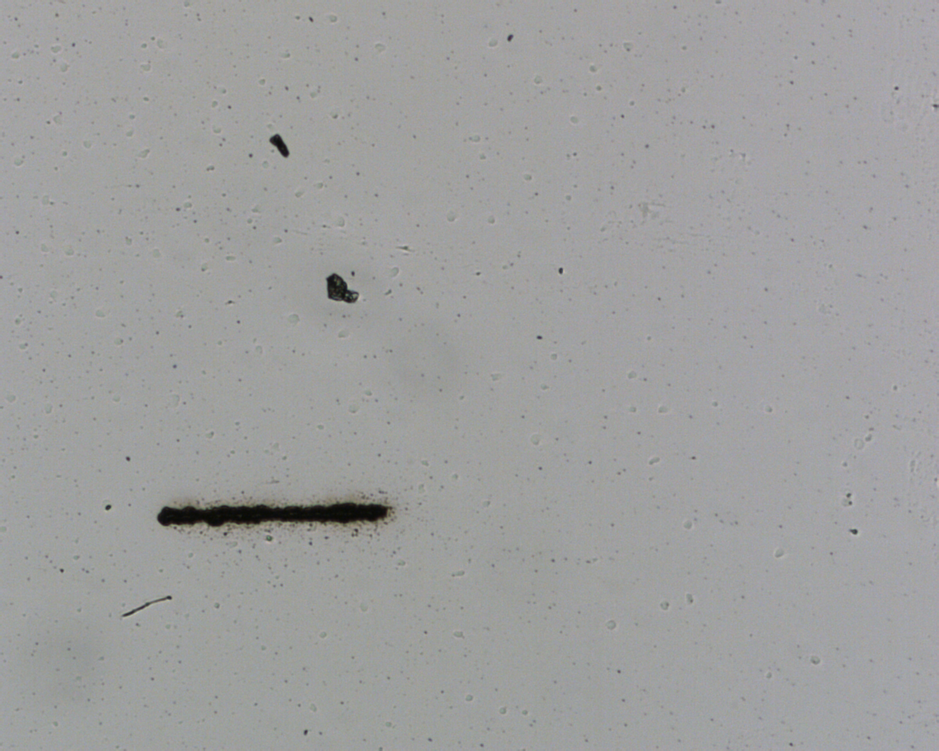
#> input picture test 总/test 向下4微米/laser_line_X20_Y4797_20260208_181138.png, 939 x 751 px, shrunk from 1280 x 1024 before the run; its folder holds only this picture in this run
$ python tes_batch.py
#> lines starting #> are read from the running program, lines starting #| are printed output that depends on the picture; after the words box and inside, x2 and y2 are one past the last pixel; in counts of white or black regions, pixels touching at a corner belong together; long printed decimals are rounded
import cv2
import numpy as np
import pandas as pd
import re
import os
from pathlib import Path

def measure_line_width(image_path, threshold_val=80):
    """
    测量激光烧蚀线宽

    Args:
        image_path: 图片路径
        threshold_val: 二值化阈值

    Returns:
        (avg_width_px, std_width_px) 或错误信息
    """
#> called with threshold_val = 80
    # 读取图像（支持中文路径）
    img = cv2.imdecode(np.fromfile(image_path, dtype=np.uint8), cv2.IMREAD_COLOR)
#> img is the input picture: shape (751, 939, 3); mean B, G, R 158.9, 159.3, 158.9
    if img is None:
        return None, None
    gray = cv2.cvtColor(img, cv2.COLOR_BGR2GRAY)

    # 二值化 (反转图像：让线变成白色 255，背景变成黑色 0)
    _, binary = cv2.threshold(gray, threshold_val, 255, cv2.THRESH_BINARY_INV)
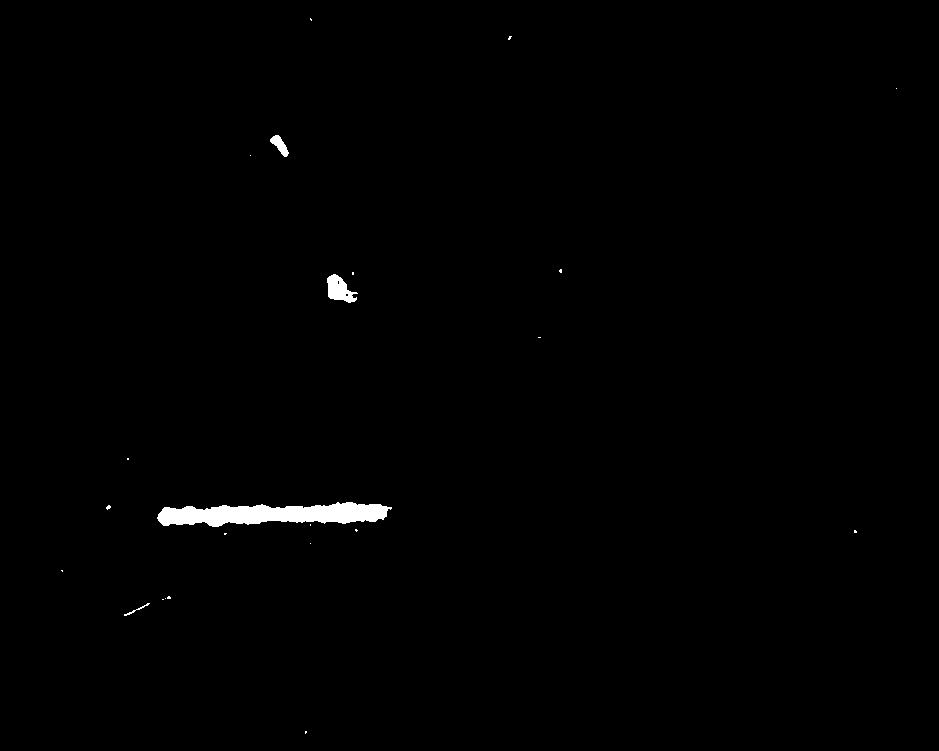
#> binary: shape (751, 939); 0.67% white; 23 white regions (19 under 20 px), largest, box (x1, y1, x2, y2) and area: (157, 502, 392, 527) 3843, (327, 274, 358, 303) 516, (270, 135, 289, 157) 198, (124, 603, 150, 616) 50

    # 去噪：形态学闭运算
    kernel = np.ones((3, 3), np.uint8)
    binary = cv2.morphologyEx(binary, cv2.MORPH_CLOSE, kernel)
#> binary: shape (751, 939); 0.67% white; 21 white regions (17 under 20 px), largest, box (x1, y1, x2, y2) and area: (157, 502, 392, 527) 3865, (327, 274, 358, 303) 524, (270, 135, 289, 157) 198, (124, 603, 150, 616) 50

    # 测量线宽：对每一列计算白色像素的数量
    widths = np.sum(binary == 255, axis=0)
#> widths = 939 values, max 45 at index 337, min 0 at index 0, mean 5.04

    # 过滤掉宽度为0的部分
    valid_widths = widths[widths > 0]
#> valid_widths = 282 values, max 45 at index 213, min 1 at index 0, mean 16.79

    if len(valid_widths) == 0:
        return None, None

    avg_width_px = np.mean(valid_widths)
#> avg_width_px = 16.79
    std_width_px = np.std(valid_widths)
#> std_width_px = 9.82

    return avg_width_px, std_width_px


def extract_x_velocity(filename):
    """
    从文件名中提取X方向速度

    Args:
        filename: 文件名，如 'laser_line_X26_Y4797_20260208_181215.png'

    Returns:
        X方向速度 (整数)，如 26；如果解析失败返回 None
    """
    # 使用正则表达式提取 X后的数字
    match = re.search(r'X(\d+)', filename)
    if match:
        return int(match.group(1))
    return None


def batch_process(folder_path, threshold_val=80, output_excel='results.xlsx'):
    """
    批量处理文件夹中的激光烧蚀图片

    Args:
        folder_path: 图片文件夹路径
        threshold_val: 二值化阈值
        output_excel: 输出Excel文件名
    """
    folder = Path(folder_path)
    if not folder.exists():
        print(f"错误：文件夹不存在: {folder_path}")
        return

    # 获取所有PNG文件
    png_files = list(folder.glob('*.png'))
    if len(png_files) == 0:
        print(f"警告：在 {folder_path} 中未找到PNG文件")
        return

    print(f"找到 {len(png_files)} 个PNG文件")

    # 存储结果
    results = []

    for idx, png_file in enumerate(png_files, 1):
        filename = png_file.name
        print(f"[{idx}/{len(png_files)}] 处理: {filename}")

        # 提取X方向速度
        x_velocity = extract_x_velocity(filename)

        # 测量线宽
        avg_width, std_width = measure_line_width(str(png_file), threshold_val)
#> avg_width = 16.79; std_width = 9.82

        if avg_width is not None:
            results.append({
                '文件名': filename,
                'X方向速度': x_velocity,
                '平均线宽(像素)': avg_width,
                '标准差(像素)': std_width
            })
            print(f"  -> X速度: {x_velocity}, 平均线宽: {avg_width:.2f}px, 标准差: {std_width:.2f}px")
#|   -> X速度: 20, 平均线宽: 16.79px, 标准差: 9.82px
        else:
            print(f"  -> 测量失败，可能需要调整阈值")

    # 保存到Excel
    if results:
        df = pd.DataFrame(results)
#> df = table of 1 rows and 4 columns
        output_path = folder / output_excel
        df.to_excel(output_path, index=False, engine='openpyxl')
        print(f"\n结果已保存到: {output_path}")
        print(f"\n统计摘要:")
        print(df.describe())
#|        X方向速度   平均线宽(像素)   标准差(像素)
#| count    1.0   1.000  1.000
#| mean    20.0  16.787  9.815
#| std      NaN        NaN       NaN
#| min     20.0  16.787  9.815
#| 25%     20.0  16.787  9.815
#| 50%     20.0  16.787  9.815
#| 75%     20.0  16.787  9.815
#| max     20.0  16.787  9.815
    else:
        print("\n警告：没有成功处理任何图片")


if __name__ == '__main__':
    # 设置参数
    FOLDER_PATH = 'd:/ccd/test 总/test 向下4微米'
    THRESHOLD_VAL = 80  # 根据实际情况调整
    OUTPUT_EXCEL = 'laser_line_width_results.xlsx'

    # 执行批量处理
    batch_process(FOLDER_PATH, THRESHOLD_VAL, OUTPUT_EXCEL)

$ run again, on test 总/test 向下4微米/laser_line_X32_Y4797_20260208_181248.png
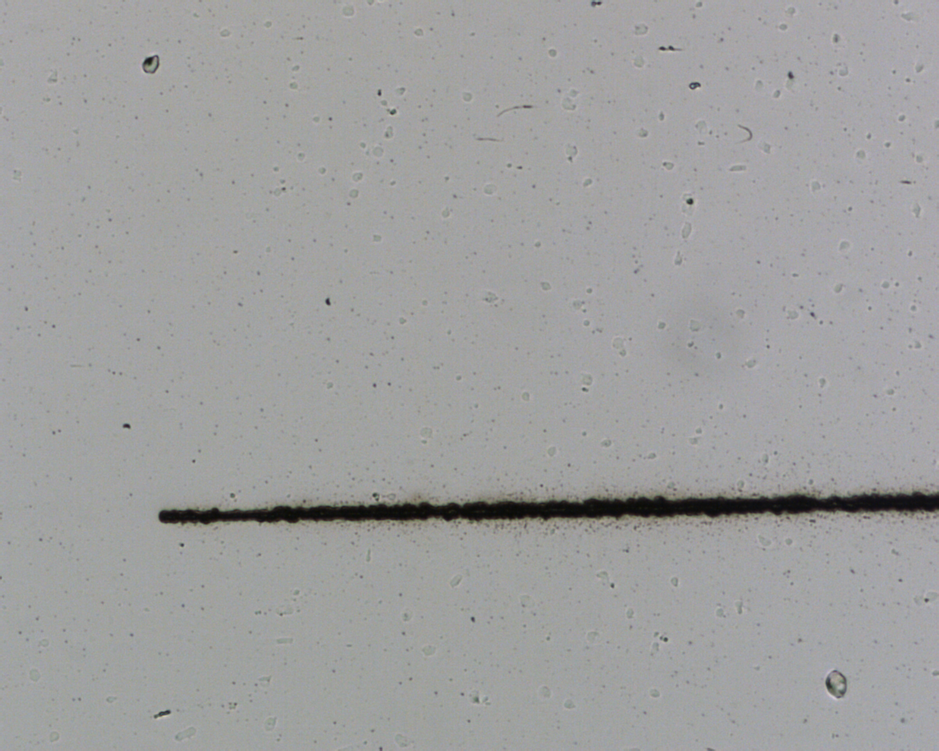
#> input picture test 总/test 向下4微米/laser_line_X32_Y4797_20260208_181248.png, 939 x 751 px, shrunk from 1280 x 1024 before the run
#> in measure_line_width, img is the input picture: shape (751, 939, 3); mean B, G, R 159.3, 159.6, 159.3
#> in measure_line_width, `_, binary = cv2.threshold(gray, threshold_val, 255, cv2.THRESH_BINARY_..`:
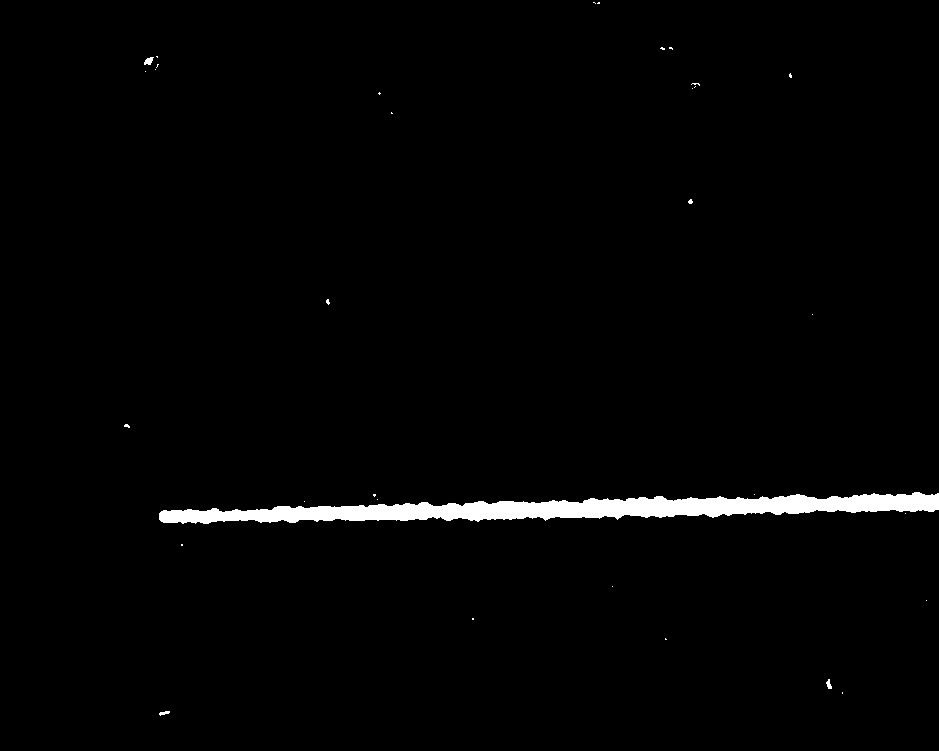
#> binary: shape (751, 939); 1.8% white; 33 white regions (29 under 20 px), largest, box (x1, y1, x2, y2) and area: (159, 492, 939, 524) 12190, (144, 57, 154, 65) 52, (826, 679, 832, 689) 36, (159, 711, 170, 716) 32
#> widths = 939 values, max 25 at index 691, min 0 at index 0, mean 13.32
#> valid_widths = 800 values, max 25 at index 552, min 1 at index 15, mean 15.63
#> avg_width_px = 15.63
#> std_width_px = 3.25
#> avg_width = 15.63; std_width = 3.25
#|   -> X速度: 32, 平均线宽: 15.63px, 标准差: 3.25px
#> df = table of 1 rows and 4 columns
#|        X方向速度  平均线宽(像素)   标准差(像素)
#| count    1.0     1.000  1.000
#| mean    32.0    15.635  3.254
#| std      NaN       NaN       NaN
#| min     32.0    15.635  3.254
#| 25%     32.0    15.635  3.254
#> (further printed lines are left out)

$ run again, on test 总/test 向下4微米/laser_line_X35_Y4797_20260208_181304.png
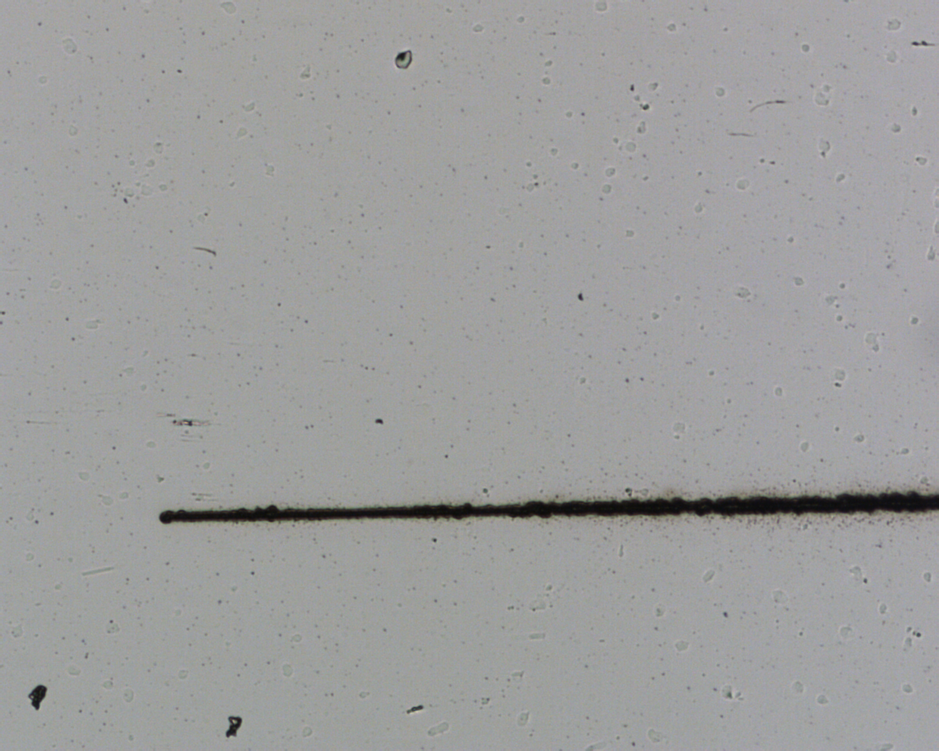
#> input picture test 总/test 向下4微米/laser_line_X35_Y4797_20260208_181304.png, 939 x 751 px, shrunk from 1280 x 1024 before the run
#> in measure_line_width, img is the input picture: shape (751, 939, 3); mean B, G, R 157.7, 158.1, 157.7
#> in measure_line_width, `_, binary = cv2.threshold(gray, threshold_val, 255, cv2.THRESH_BINARY_..`:
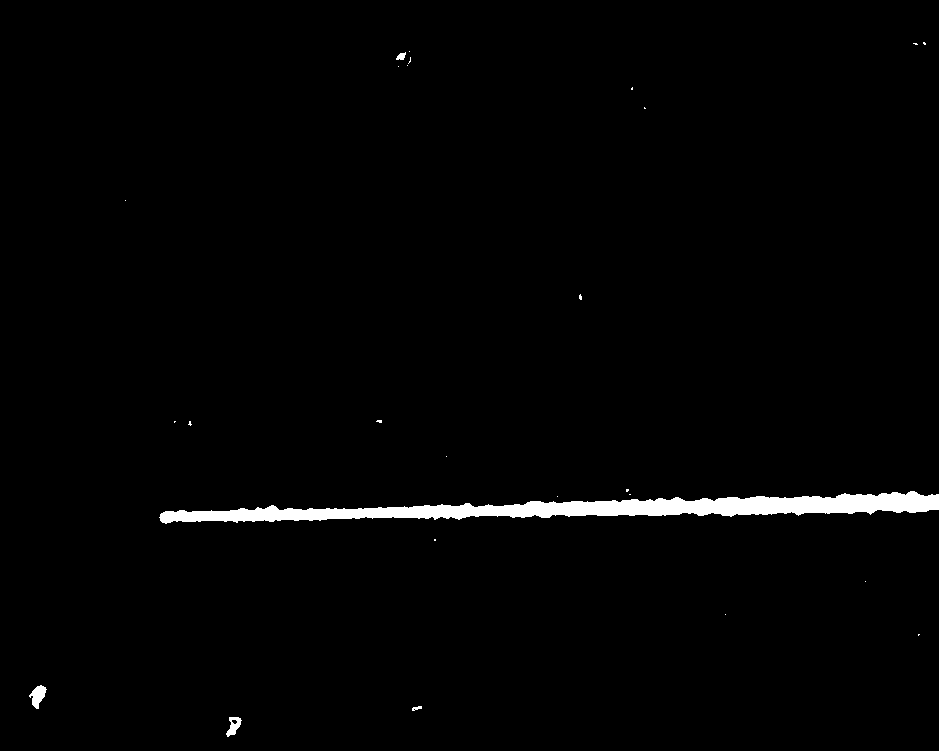
#> binary: shape (751, 939); 1.6% white; 26 white regions (21 under 20 px), largest, box (x1, y1, x2, y2) and area: (159, 491, 939, 524) 10879, (29, 685, 47, 709) 235, (226, 717, 242, 737) 168, (396, 52, 406, 60) 52, (412, 706, 422, 711) 31
#> widths = 939 values, max 29 at index 231, min 0 at index 0, mean 12.25
#> valid_widths = 799 values, max 29 at index 91, min 1 at index 17, mean 14.4
#> avg_width_px = 14.4
#> std_width_px = 3.51
#> avg_width = 14.4; std_width = 3.51
#|   -> X速度: 35, 平均线宽: 14.40px, 标准差: 3.51px
#> df = table of 1 rows and 4 columns
#|        X方向速度   平均线宽(像素)   标准差(像素)
#| count    1.0   1.000  1.000
#| mean    35.0  14.398  3.512
#| std      NaN        NaN       NaN
#| min     35.0  14.398  3.512
#| 25%     35.0  14.398  3.512
#> (further printed lines are left out)

$ run again, on test 总/test 向下4微米/laser_line_X38_Y4797_20260208_181319.png
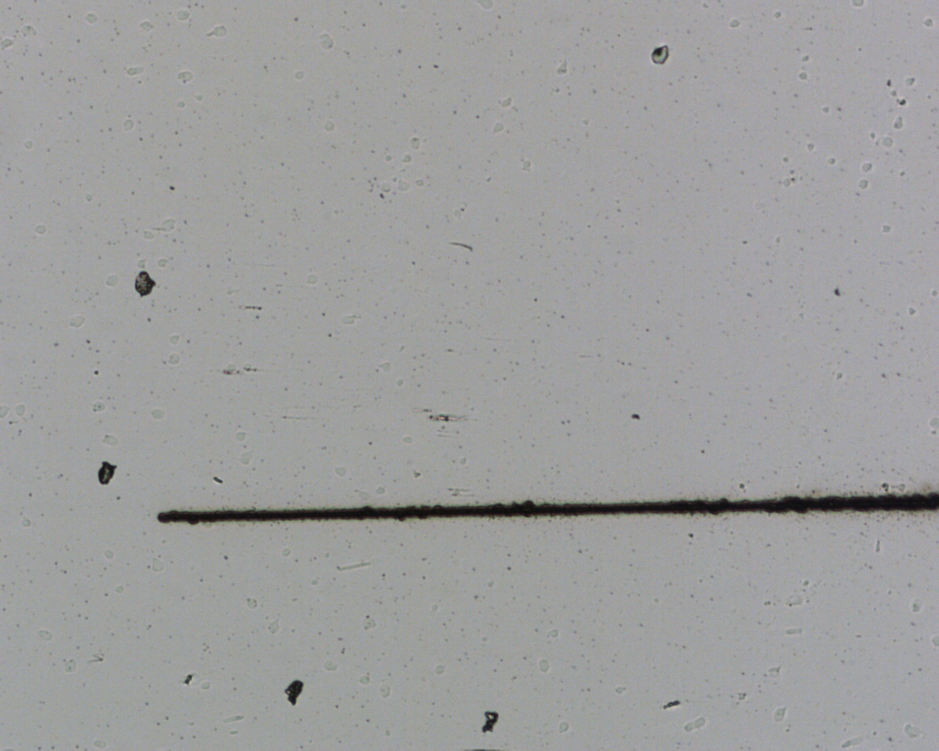
#> input picture test 总/test 向下4微米/laser_line_X38_Y4797_20260208_181319.png, 939 x 751 px, shrunk from 1280 x 1024 before the run
#> in measure_line_width, img is the input picture: shape (751, 939, 3); mean B, G, R 158.2, 158.5, 158.1
#> in measure_line_width, `_, binary = cv2.threshold(gray, threshold_val, 255, cv2.THRESH_BINARY_..`:
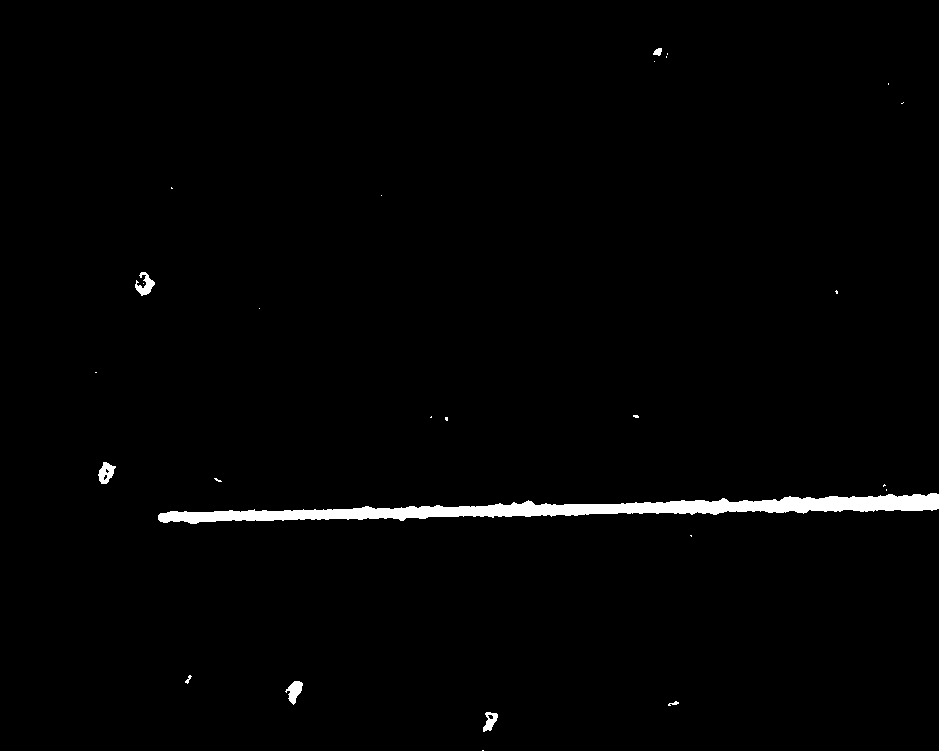
#> binary: shape (751, 939); 1.4% white; 27 white regions (19 under 20 px), largest, box (x1, y1, x2, y2) and area: (158, 493, 939, 524) 9164, (135, 272, 155, 296) 236, (98, 462, 116, 484) 234
#> widths = 939 values, max 33 at index 293, min 0 at index 0, mean 10.99
#> valid_widths = 821 values, max 33 at index 175, min 1 at index 0, mean 12.57
#> avg_width_px = 12.57
#> std_width_px = 3.61
#> avg_width = 12.57; std_width = 3.61
#|   -> X速度: 38, 平均线宽: 12.57px, 标准差: 3.61px
#> df = table of 1 rows and 4 columns
#|        X方向速度   平均线宽(像素)   标准差(像素)
#| count    1.0   1.000  1.000
#| mean    38.0  12.570  3.608
#| std      NaN        NaN       NaN
#| min     38.0  12.570  3.608
#| 25%     38.0  12.570  3.608
#> (further printed lines are left out)

$ run again, on test 总/test 向下4微米/laser_line_X23_Y4797_20260208_181157.png
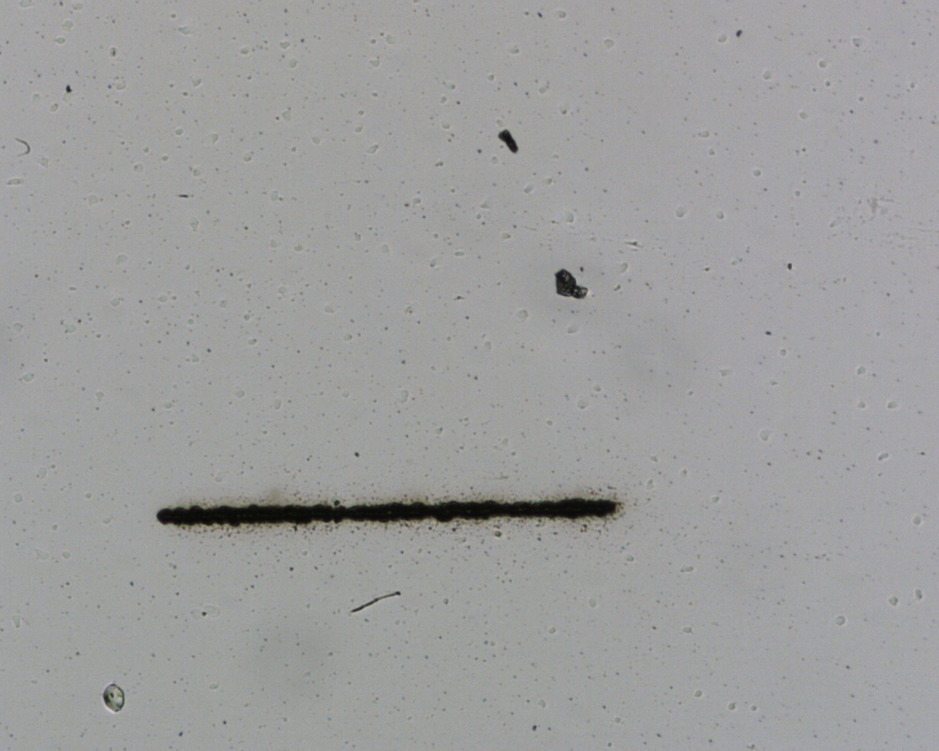
#> input picture test 总/test 向下4微米/laser_line_X23_Y4797_20260208_181157.png, 939 x 751 px, shrunk from 1280 x 1024 before the run
#> in measure_line_width, img is the input picture: shape (751, 939, 3); mean B, G, R 157.9, 158.2, 157.9
#> in measure_line_width, `_, binary = cv2.threshold(gray, threshold_val, 255, cv2.THRESH_BINARY_..`:
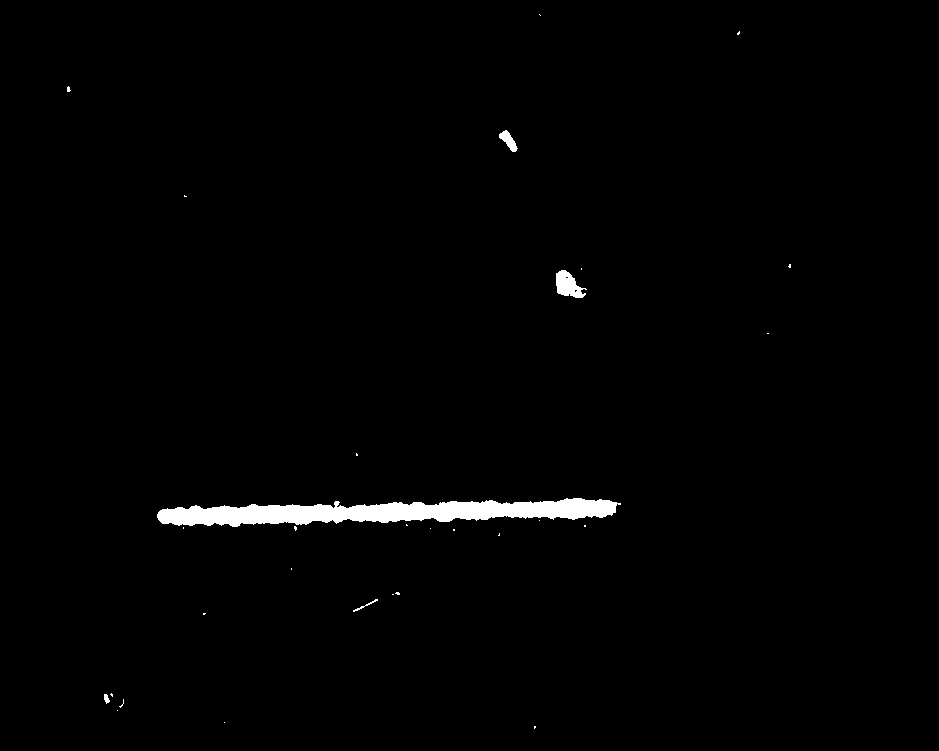
#> binary: shape (751, 939); 1.2% white; 30 white regions (25 under 20 px), largest, box (x1, y1, x2, y2) and area: (157, 498, 621, 527) 7823, (556, 270, 587, 298) 520, (499, 130, 518, 152) 197, (353, 599, 378, 612) 51, (104, 694, 110, 704) 39
#> widths = 939 values, max 45 at index 564, min 0 at index 0, mean 9.41
#> valid_widths = 491 values, max 45 at index 426, min 1 at index 3, mean 17.99
#> avg_width_px = 17.99
#> std_width_px = 6.8
#> avg_width = 17.99; std_width = 6.8
#|   -> X速度: 23, 平均线宽: 17.99px, 标准差: 6.80px
#> df = table of 1 rows and 4 columns
#|        X方向速度  平均线宽(像素)   标准差(像素)
#| count    1.0   1.000  1.000
#| mean    23.0  17.994  6.796
#| std      NaN       NaN       NaN
#| min     23.0  17.994  6.796
#| 25%     23.0  17.994  6.796
#> (further printed lines are left out)
